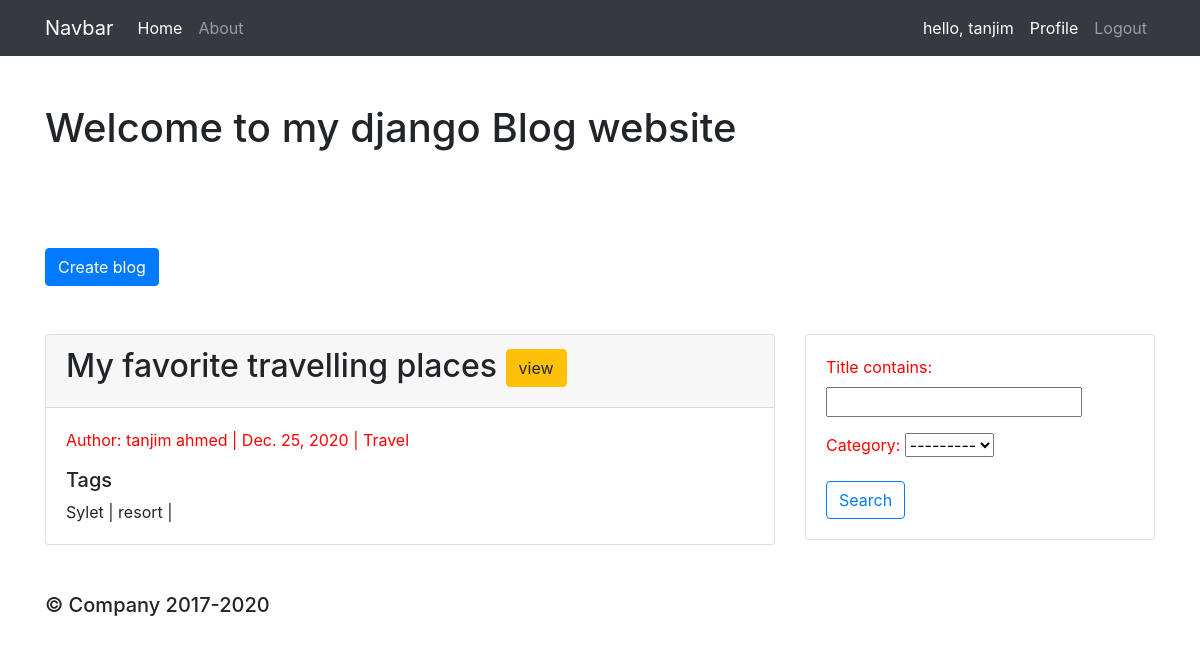
The app's page / (signed in) with its own data.
### myapp/models.py (models this page shows, shortened)
class Blog(models.Model):
    CATEGORY = (
        ('Sports', 'Sports'),
        ('Travel', 'Travel'),
        ('Food', 'Food'),
    )
    author = models.ForeignKey(Author, null=True, on_delete=models.SET_NULL)
    title = models.CharField(max_length=255)
    category = models.CharField(max_length=10, null=True, choices=CATEGORY)
    body_text = models.TextField()
    pub_date = models.DateField(auto_now_add=True)
    tag = models.ManyToManyField(Tag)

class Author(models.Model):
    user = models.OneToOneField(User, null= True, on_delete=models.CASCADE)
    name = models.CharField(max_length=199, null=True)
    email = models.CharField(max_length=199, null=True)
    phone = models.CharField(max_length=199, null=True)
    date_created = models.DateField(auto_now_add=True, null= True)

class Tag(models.Model):
    name = models.CharField(max_length=199, null=True)
    def __str__(self):
            return self.name

### myapp/views.py (the view)
# urls.py: path('', views.home, name='home'),
def home(request):
    blog = Blog.objects.all().order_by('-id')
    user= request.user
    myFilter = BlogFilter(request.GET, queryset=blog)
    blog = myFilter.qs
    total_blog = blog.count()
    context = {'posts':blog,
    'user':user,
    'total_blog': total_blog,
    'myFilter': myFilter,}
    return render(request, 'myapp/index.html', context)

### myapp/templates/myapp/index.html
{% extends 'myapp/main.html' %}
    {% block content %}
    <h1 class="my-5">Welcome to my django Blog website</h1>
    {% if request.user.is_authenticated %}
    <a class="btn btn-primary my-5" href="{% url 'create_blog' user.author.id %}">Create blog</a>
    {% endif %}
    <div class="row">
        <div class="col-md-8">
            {% for i in posts %}
            <div class="card">
                <div class="card-header">
                    <h2> {{i.title}} <a class="btn btn-warning" href="{% url 'blogPage' i.id %}">view</a></h2>
                </div>
                <div class="card-body">
                    <p> Author: {{i.author.name}} | {{i.pub_date}} | {{i.category}}</p>
                    <h5>Tags</h5>
                    {% for i_tag in i.tag.all %}
                    <span>{{ i_tag }} |</span>
                    {% endfor %}
                </div>
            </div>
            {% endfor %}
        </div>
        <div class="col-md-4">
            <div class="card">
                <div class="card-body">
                    <form method="get">
                        {{myFilter.form.as_p}}
                        <input class="btn btn-outline-primary" type="submit" value="Search">
                    </form>
                </div>
            </div>
        </div>
    </div>
    {% endblock %}

### myapp/templates/myapp/navbar.html (shortened to what this page needs)
<nav class="navbar navbar-expand-lg navbar-dark bg-dark">
    <div class="container">
        <a class="navbar-brand" href="{% url 'home' %}">Navbar</a>
        <div class="collapse navbar-collapse" id="navbarNav">
            <ul class="navbar-nav">
                <li class="nav-item active">
                <a class="nav-link" href="{% url 'home' %}">Home</a>
                </li>
                <li class="nav-item">
                <a class="nav-link" href="{% url 'about' %}">About</a>
                </li>
            </ul>
            {% if request.user.is_authenticated %}
                <ul class="navbar-nav ml-auto">
                    <li class="nav-item active">
                        <a class="nav-link" href="#">hello, {{request.user}}</a>
                    </li>
                    <li class="nav-item active">
                        <a class="nav-link" href="{% url 'userPage' %}">Profile</a>
                    </li>
                    <li class="nav-item">
                        <a class="nav-link" href="{% url 'logout' %}">Logout</a>
                    </li>
                </ul>
            {% endif %}
        </div>
    </div>
</nav>

### static/css/styles.css (style rules this page uses)
p { color: red; }

### records on screen
Blog: title "My favorite travelling places", author.name "tanjim ahmed", pub_date "Dec. 25, 2020", category "Travel"
Tag: name "Sylet"
Tag: name "resort"

### other values on screen
{{ request.user }} "tanjim"
